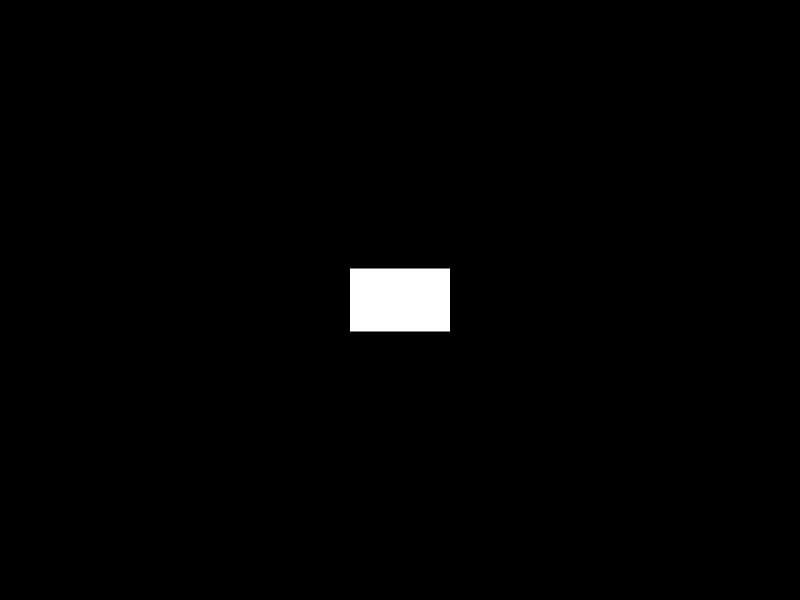
Frame 1 (no input)
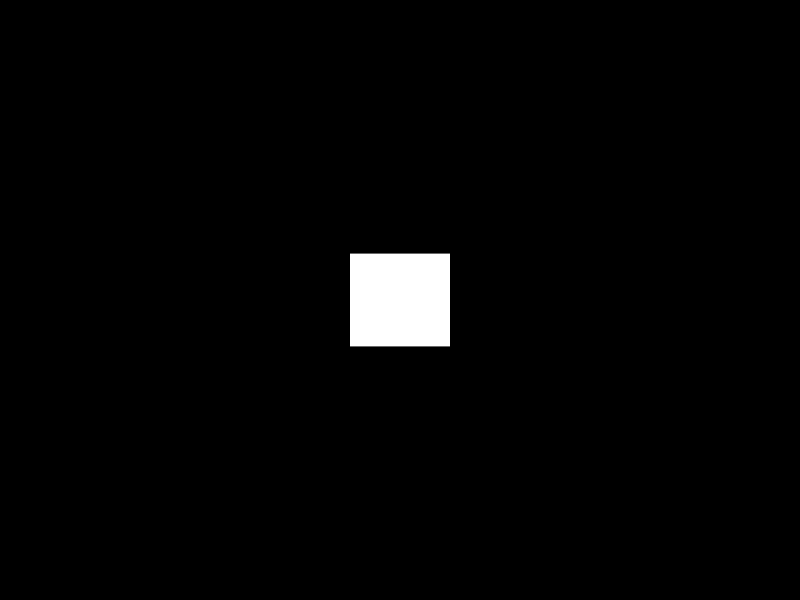
Frame 60 (the mouse pressed at the canvas centre just before this capture)
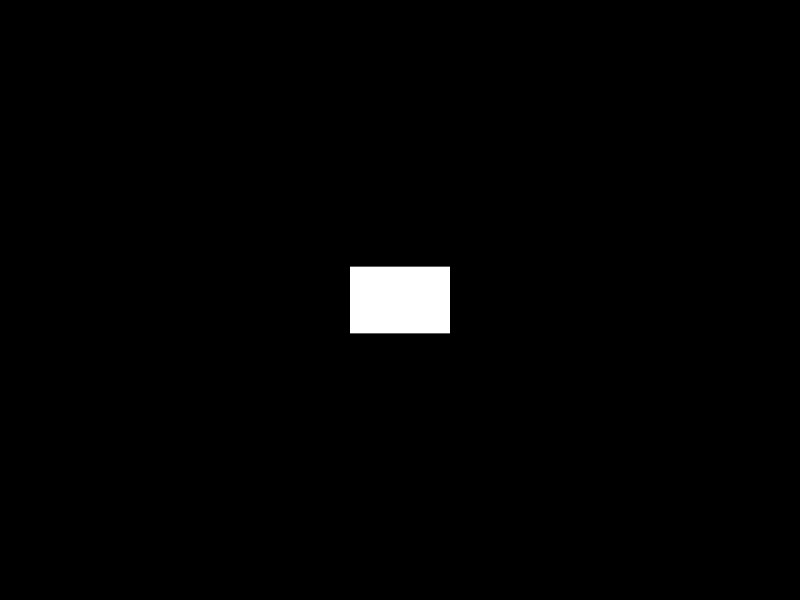
Frame 120 (the mouse held since frame 60 and released just before this capture)

The Processing sketch that drew these frames (run headless with seeded random() and noise(); from frame 60 on, the mouse is pressed at the canvas centre):

// Processing sketch: switchCondition
// ── switchCondition.pde
void setup() {
  size(800, 600);
  noStroke();
}
void draw() {
  background(0);
  int b = int(random(0, 3));
  switch (b) {
  case 0:
    //b=0,do something
    ellipse(width/2, height/2, 100, 50);
    break; 
  case 1:
    //b=1,do something
    rectMode(CENTER);
    rect(width/2, height/2, 100, random(50,100));
    break;
  case 2:
    //b=2,do something
    ellipse(width/2, height/2, 50, 100);
    break;
  }
  println(b);
}
